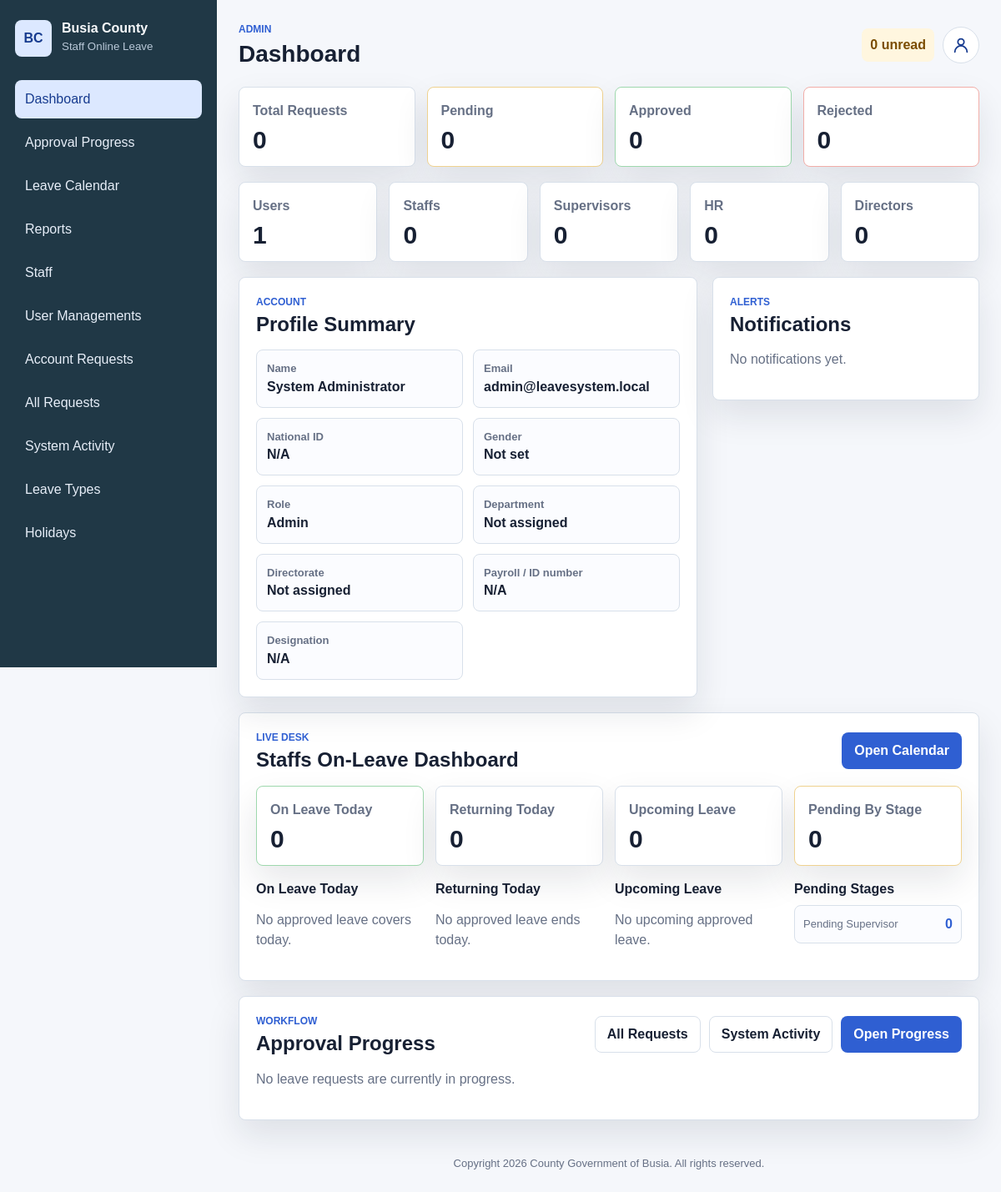
The page / (signed in) on the database its author committed.
### tables this page shows
CREATE TABLE users (
  id INT UNSIGNED AUTO_INCREMENT PRIMARY KEY,
  full_name VARCHAR(150) NOT NULL,
  email VARCHAR(150) NOT NULL UNIQUE,
  national_id VARCHAR(50) NULL UNIQUE,
  gender ENUM('male', 'female') NULL,
  password_hash VARCHAR(255) NOT NULL,
  role ENUM('admin', 'employee', 'supervisor', 'hr', 'director') NOT NULL DEFAULT 'employee',
  phone VARCHAR(30) NULL,
  profile_photo_path VARCHAR(255) NULL,
  employment_document_path VARCHAR(255) NULL,
  status ENUM('pending', 'active', 'inactive', 'rejected') NOT NULL DEFAULT 'pending',
  rejection_reason TEXT NULL,
  last_login_at DATETIME NULL,
  must_change_password TINYINT(1) NOT NULL DEFAULT 0,
  failed_login_attempts TINYINT UNSIGNED NOT NULL DEFAULT 0,
  locked_until DATETIME NULL,
  created_at TIMESTAMP NOT NULL DEFAULT CURRENT_TIMESTAMP,
  updated_at TIMESTAMP NULL DEFAULT NULL ON UPDATE CURRENT_TIMESTAMP
);

### views/dashboard/index.php (the view, shortened to what the rows shown need)
<?php if ($user['role'] === 'admin'): ?>
    <section class="stats-grid compact">
        <article class="stat-card">
            <span>Users</span>
            <strong><?= (int) $stats['users'] ?></strong>
        </article>
        <article class="stat-card">
            <span>Staffs</span>
            <strong><?= (int) $stats['employees'] ?></strong>
        </article>
        <article class="stat-card">
            <span>Supervisors</span>
            <strong><?= (int) $stats['supervisors'] ?></strong>
        </article>
        <article class="stat-card">
            <span>HR</span>
            <strong><?= (int) $stats['hr'] ?></strong>
        </article>
        <article class="stat-card">
            <span>Directors</span>
            <strong><?= (int) $stats['directors'] ?></strong>
        </article>
    </section>
<?php endif; ?>
<div class="two-column">
    <section class="panel">
        <div class="panel-heading">
            <div>
                <h2>Profile Summary</h2>
            </div>
        </div>
        <?php
        $isHrOffice = $user['role'] === 'hr' && (!$employee || empty($employee['department_name']));
        $directorateLabel = $isHrOffice ? 'HR Office' : ($employee['directorate_name'] ?? 'Not assigned');
        $departmentLabel = $isHrOffice ? 'Office-level account' : ($employee['department_name'] ?? 'Not assigned');
        ?>
        <div class="profile-grid">
            <div>
                <span>Name</span>
                <strong><?= e($user['full_name']) ?></strong>
            </div>
            <div>
                <span>Email</span>
                <strong><?= e($user['email']) ?></strong>
            </div>
            <div>
                <span>National ID</span>
                <strong><?= e($user['national_id'] ?? 'N/A') ?></strong>
            </div>
            <div>
                <span>Gender</span>
                <strong><?= e(gender_label($user['gender'] ?? null)) ?></strong>
            </div>
            <div>
                <span>Role</span>
                <strong><?= e(role_label($user['role'])) ?></strong>
            </div>
            <div>
                <span>Department</span>
                <strong><?= e($directorateLabel) ?></strong>
            </div>
            <div>
                <span>Directorate</span>
                <strong><?= e($departmentLabel) ?></strong>
            </div>
        </div>
    </section>
    <section class="panel">
        <div class="panel-heading">
            <div>
                <h2>Notifications</h2>
            </div>
        </div>
    </section>
</div>
<?php if (!empty($liveOverview)): ?>
    <section class="panel">
        <div class="panel-heading">
            <div>
                <h2>Staffs On-Leave Dashboard</h2>
            </div>
        </div>
    </section>
<?php endif; ?>
<?php if (in_array($user['role'], ['admin', 'supervisor'], true)): ?>
    <section class="panel">
        <div class="panel-heading">
            <div>
                <h2><?= $user['role'] === 'admin' ? 'Approval Progress' : 'Pending Approvals' ?></h2>
            </div>
        </div>
    </section>
<?php endif; ?>

### views/layouts/header.php (shortened to what the rows shown need)
<?php
$pageTitle = $title ?? app_config('name');
$authUser = auth_check() ? current_user() : null;
?>
<!doctype html>
<html lang="en">
<head>
    <link rel="stylesheet" href="<?= e(asset('css/styles.css')) ?>">
</head>
<body>
<div class="app-shell">
    <main class="main">
        <header class="topbar">
            <div class="topbar-title">
                <div>
                    <p class="eyebrow"><?= e(role_label($authUser['role'] ?? 'guest')) ?></p>
                    <h1><?= e($pageTitle) ?></h1>
                </div>
            </div>
        </header>

### rows shown on the page
users: role "ADMIN", id "1", full_name "System Administrator", email "admin@leavesystem.local", national "N/A", gender "Not set", role "Admin", role "Not assigned"

### other values the page prints
$pageTitle "Dashboard"
$unreadNotifications "0"
$counts['total'] "0"
$counts['pending'] "0"
$counts['approved'] "0"
$counts['rejected'] "0"
$stats['employees'] "0"
$stats['supervisors'] "0"
$stats['hr'] "0"
$stats['directors'] "0"
$employee['staff_id'] "N/A"
$employee['designation'] "N/A"
count($liveOverview['on_leave']) "0"
count($liveOverview['returning_today']) "0"
count($liveOverview['upcoming']) "0"
